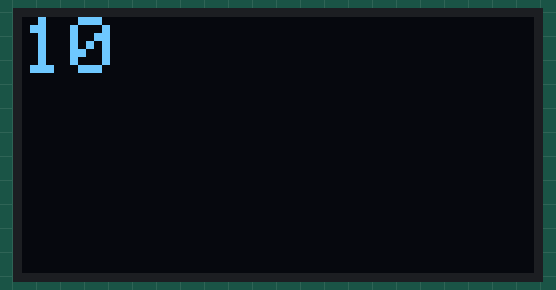
Bench run of a sketch on a simulated Arduino Uno, built with avr-gcc and run on an emulated ATmega328P. On the bench: 128×64 one-colour display. The display library's start-up logo is not drawn.

Above: at 0.1 s.
At 1.2 s:
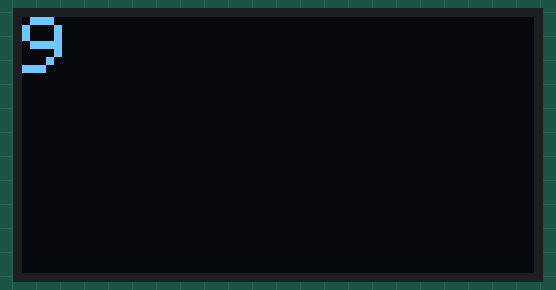
At 2.2 s:
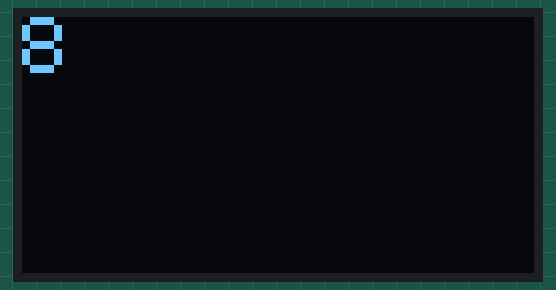
At 5.3 s:
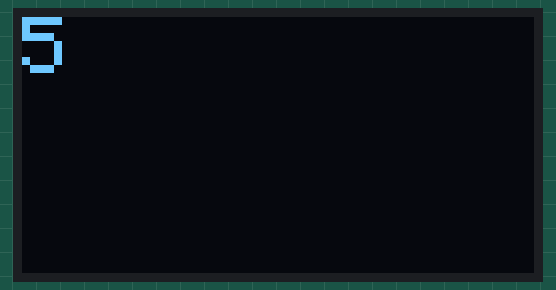
At 10.4 s:
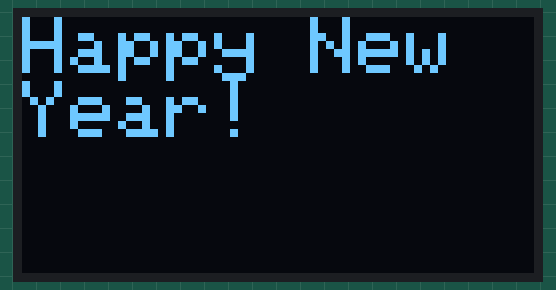
At 12.4 s:
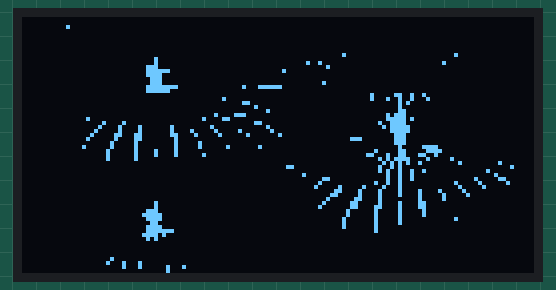

The sketch:

2020_New_Years_Animation.ino
```cpp
/*
 * 2020 New Years Animation
 * Start Date: Dec. 31, 2019 (My last Arduino sketch of 2019 and the decade!)
 * A New Years animation using a SSD1306 OLED display
 */

#include <SPI.h>
#include <Wire.h>
#include <Adafruit_GFX.h>
#include <Adafruit_SSD1306.h>

#include "Bitmap.h"

// Some display constants
#define OLED_WIDTH 128
#define OLED_HEIGHT 64
#define OLED_RESET -1

// Let's setup our SSD1306 display
Adafruit_SSD1306 display(OLED_WIDTH, OLED_HEIGHT, &Wire, -1);

void setup()
{
    // put your setup code here, to run once:
    Serial.begin(115200);

    if (!display.begin(SSD1306_SWITCHCAPVCC, 0x3C))
    {
        Serial.println("Unable to setup SSD1306: allocation failed!");
        while (true)
            delay(5000);
    }

    display.display();
    display.clearDisplay();

    // Countdown
    for (int i = 10; i > 0; i--)
    {
        display.clearDisplay();
        display.setTextSize(2);
        display.setTextColor(WHITE);
        display.setCursor(0, 0);
        display.println(i);
        display.display();
        delay(1000);
    }

    display.clearDisplay();
    display.setCursor(0, 0);
    display.println("Happy New Year!");
    display.display();
    delay(2000);

    // Show the fireworks
    display.clearDisplay();
    display.drawBitmap(0, 0, FIREWORKS, 128, 64, WHITE);
    display.display();
}

void loop()
{
    // put your main code here, to run repeatedly:
}
```

Source omitted: Bitmap.h (data table, 6623 bytes)

Measured:
- what the display in image 0 shows lasts 1.0 s, from 0.1 s to 1.1 s
- what the display in image 4 shows lasts 2.1 s, from 10.3 s to 12.4 s
